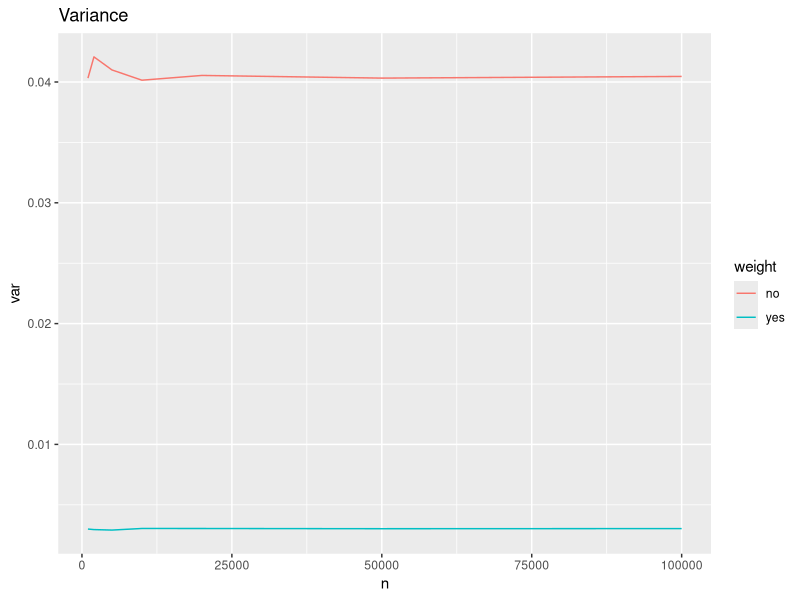
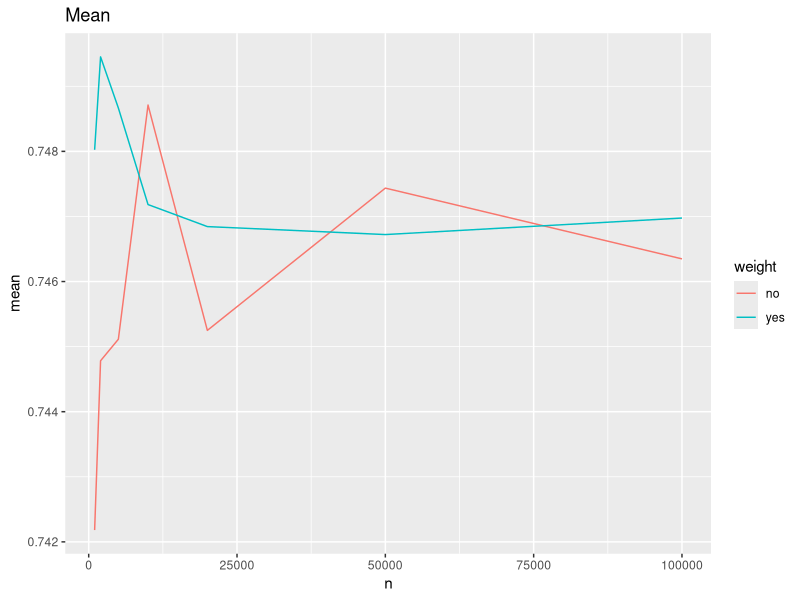

These figures' R source, in order:
## ---- chunk 1
knitr::opts_chunk$set(echo = TRUE)
library(tidyverse)
library(magrittr)
## ---- chunk 2
x <- runif(10000, 0, 1)

exp(2*x) %>% mean
## ---- chunk 3
x <- runif(1000, 0, 2)

(2 - 0)*exp(2*x) %>% mean
## ---- chunk 4
x <- runif(1000, 0, 1)


inv_G <- function(x) -1*log(1 - x*(exp(1) - 1)/exp(1))
g <- function(x) (exp(-x+1))/(exp(1)-1)
f <- function(x) exp(-x^2)
p <- function(x) dunif(x, 0, 1)

# weight
w <- function(x) p(x)/g(x)



weighted_mc <- function(n = 1000) {
  X <- inv_G(runif(n, 0, 1))
  X <- X[X<=1]
  Y <- w(X)*f(X)
  c(mean = mean(Y), var = var(Y))
}

normal_mc <- function(n = 1000) {
  x <- runif(n, 0, 1)
  c(mean = mean(f(x)), var = var(f(x)))
}

print("Importance weighing mean and variance")
weighted_mc()

print("No importance weighing mean and variance")
normal_mc()


## ---- chunk 5

comparison_df <- lapply(1000*c(1, 2, 5, 10, 20, 50, 100), function(n) {
  rbind(
    c(n, weighted_mc(n)),
    c(n, normal_mc(n))
  ) %>% as.data.frame() %>% 
    cbind(c("yes", "no"))
  
}) %>%
  do.call(rbind, .) %>%
  set_colnames(c("n", "mean", "var", "weight"))

p_var <- comparison_df %>%
  ggplot(aes(x = n, y = var, color = weight)) +
  geom_line() +
  labs(title = "Variance")

p_mean <- comparison_df %>%
  ggplot(aes(x = n, y = mean, color = weight)) +
  geom_line() +
  labs(title = "Mean")

print(p_var)
print(p_mean)

## ---- chunk 6
arm_AADD <- function(n) {
  
  # parameters
  a <- 0
  b <- 3
  c <- 0.5
  
  # store samples
  samples <- c()
  
  while(length(samples) < n) {
    
    x <- runif(1, a, b)
    y <- runif(1, 0, c)
    
    if((x < 1 & y < .5*x) |
       (x > 2 & y < .5 - .5*(x - 2)) |
       (x < 2 & 1 < x & y < .5)) {
      samples <- c(samples, x)
    } 
    
  }
  
  return(samples)
}
